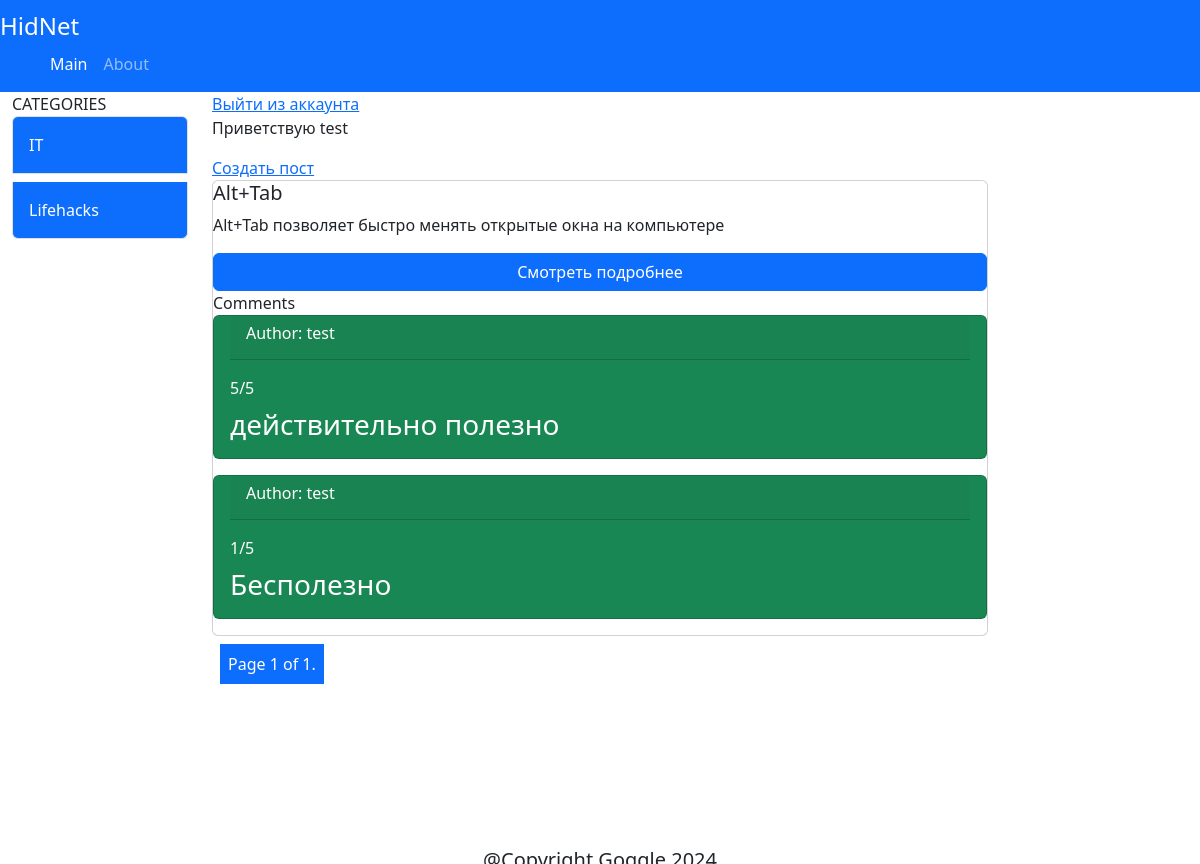
The app's page / (signed in) with its own data.
### news/models.py (models this page shows, shortened)
class Category(models.Model):
    category = models.CharField(max_length=40)

class News(models.Model):
    STATUS_CHOICES = (
        ('draft', 'Draft'),
        ('published', 'Published'),
    )
    title = models.CharField(max_length=100)
    name_author = models.ForeignKey(User, on_delete=models.CASCADE)
    category = models.ManyToManyField(Category)
    image = models.ImageField(blank=True)
    status = models.CharField(max_length=10, choices=STATUS_CHOICES, default='draft')
    content_text = models.TextField()
    date = models.DateTimeField(u'Дата и время', default=timezone.now)
    def get_absolute_url(self):
        return reverse('detail', args=[self.id])

class Comment(models.Model):
    news = models.ForeignKey(News, on_delete=models.CASCADE, related_name='comments')
    name_author = models.ForeignKey(User, on_delete=models.CASCADE)
    rating = models.IntegerField(validators=[MinValueValidator(1), MaxValueValidator(5)])
    comment = models.CharField(max_length=150)
    def __str__(self):
        return self.comment

### news/views.py (the view, shortened to what this page needs)
# urls.py: path("", views.home_view, name='home'),
def home_view(request, category_id: int = None):
    if category_id == None:
        categories = Category.objects.all()
        news = News.objects.filter(status='published')
        paginator = Paginator(news, 3)  # По 3 статьи на каждой странице
        page = request.GET.get('page')
        try:
            posts = paginator.page(page)
        except PageNotAnInteger:
            posts = paginator.page(1)
        except EmptyPage:
            posts = paginator.page(paginator.num_pages)
        return render(request, "home.html", {"page": page, "news": posts, "categories": categories})

### templates/home.html (shortened to what this page needs)
{% extends 'base.html' %}
{% block content %}
        {% if user.is_authenticated %}
        <a href="{% url 'logout' %}">Выйти из аккаунта</a>
        <p>Приветствую {{ user }}</p>
        <a href="news/new/">Создать пост</a>
        {% else %}
        <a href="{% url 'login' %}">Войти на сайт</a>
        {% endif %}
    {% for new in news %}
    <div class="card">
      <h5 class="card-title">{{ new.title }}</h5>
      <p class="card-text">{{ new.content_text }}</p>
      <a href="{{ new.get_absolute_url }}" class="btn btn-primary">Смотреть подробнее</a>
        Comments
      {% for comment in new.comments.all %}
            <div class="card text-white bg-success mb-3">
                <div class="card-header mx-3"><h6>Author: {{ comment.name_author }}</h6></div>
  <div class="card-body">
        <p class="card-title">{{ comment.rating }}/5</p>
    <h3 class="card-text">{{ comment }}</h3>
  </div>
</div>
        {% endfor %}
  </div>
    {% endfor %}
{% include 'paginator.html' with page=news %}
{% endblock content %}

### templates/base.html (shortened to what this page needs)
{% load static %}
<!DOCTYPE html>
<html lang="en">
<head>
    <link href="https://cdn.jsdelivr.net/npm/bootstrap@5.3.3/dist/css/bootstrap.min.css" rel="stylesheet">
{% load poll_extras %}
</head>
<body>
    <div class="container-fluid justify-content-center">
        <div class="row">
            <nav class="navbar navbar-dark bg-primary">
      <font color="white" size="5">HidNet</font>
    <div class="container">
      <ul class="navbar-nav d-flex flex-row">
        <li class="nav-item  px-2">
          <a class="nav-link active" aria-current="page" href="#">Main</a>
        </li>
        <li class="nav-item  px-2">
          <a class="nav-link" href="{% url 'about' %}">About</a>
        </li>
      </ul>
    </div>
</nav>
        </div>
                <div class="row">
            <div class="col-2">
                <div class="list-group">
                    CATEGORIES
                    {% for category in categories %}
                        <a href="{% url 'category' category.id %}" class="list-group-item list-group-item-action p-3 mb-2 bg-primary text-white">
                            {{ category.category }}
                        </a>
                    {% endfor %}
</div>
            </div>
                    <div class="col-8">
                {% block content %}
                {% endblock content %}
            </div>
                    <div class="col-2">
            </div>
        </div>
        <div class="position-absolute top-100 start-50 translate-middle" style="display:inline-block">
            <div class="row">
                <h5 class="mblank-0">
                </h5>
        </div>
    </div>
    </div>
</body>
</html>

### records on screen
Category: category "IT"
Category: category "Lifehacks"
News: title "Alt+Tab", content_text "Alt+Tab позволяет быстро менять открытые окна на компьютере"
Comment: name_author "test", rating "5", comment "действительно полезно"
Comment: name_author "test", rating "1", comment "Бесполезно"

### other values on screen
{{ user }} "test"
{{ page.number }} "1"
{{ page.paginator.num_pages }} "1"
